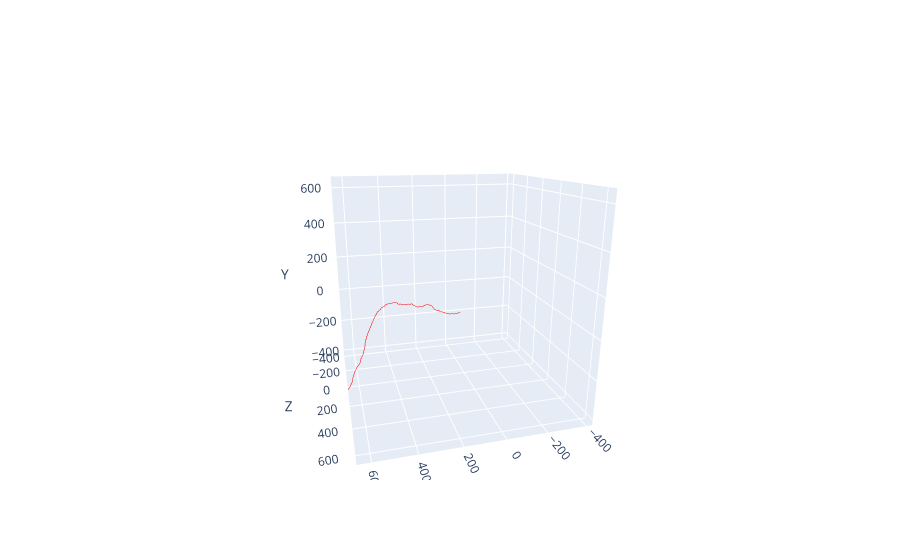

The notebook cell this image was saved under:
### Markdown cell above
You can also subselect based on the ``labels`` of the morphology:

### Code cell
axon = morpho.subtree(["axon"])
plot_morphology(axon);

### Figure 1 — Plotly figure (JSON) as saved in the notebook; plotly's stock layout.template omitted (floating-point values rounded to 4 significant figures; data arrays with more than 128 entries replaced by an {"elided": "..."} marker saying what was removed)
{"data": [{"line": {"color": "red", "width": 1}, "mode": "lines", "showlegend": false, "type": "scatter3d", "x": {"elided": "169 float values"}, "y": {"elided": "169 float values"}, "z": {"elided": "169 float values"}}], "layout": {"autosize": true, "scene": {"aspectratio": {"x": 1, "y": 1, "z": 1}, "camera": {"center": {"x": 0, "y": 0, "z": 0}, "eye": {"x": 0.5376, "y": 1.996, "z": 0.6444}, "projection": {"type": "perspective"}, "up": {"x": 0, "y": 0, "z": 1}}, "xaxis": {"range": [-429.8, 661.8], "title": {"text": "X"}, "type": "linear"}, "yaxis": {"range": [-429.8, 661.8], "title": {"text": "Z"}, "type": "linear"}, "zaxis": {"range": [-429.8, 661.8], "title": {"text": "Y"}, "type": "linear"}}, "showlegend": true}}
